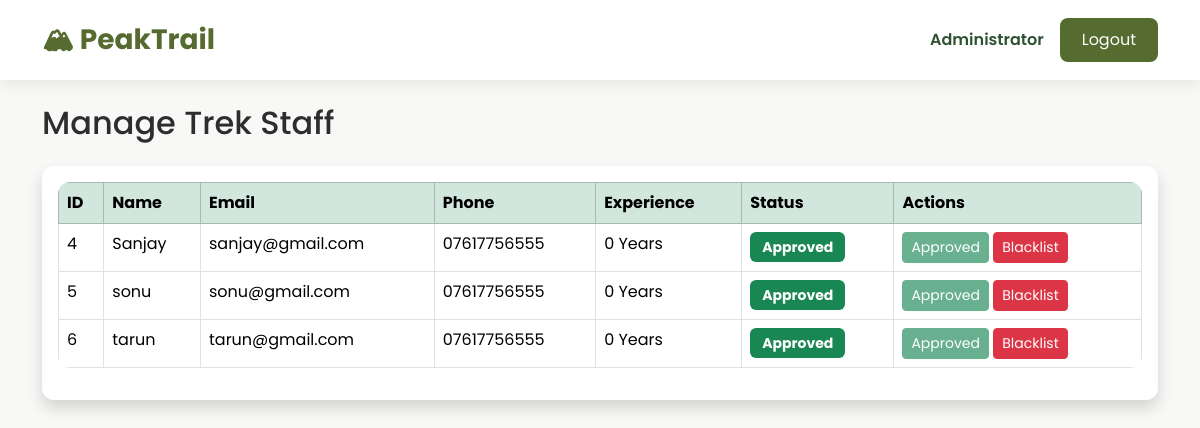
Page /admin/manage-staff (signed in) on the earlier database version.
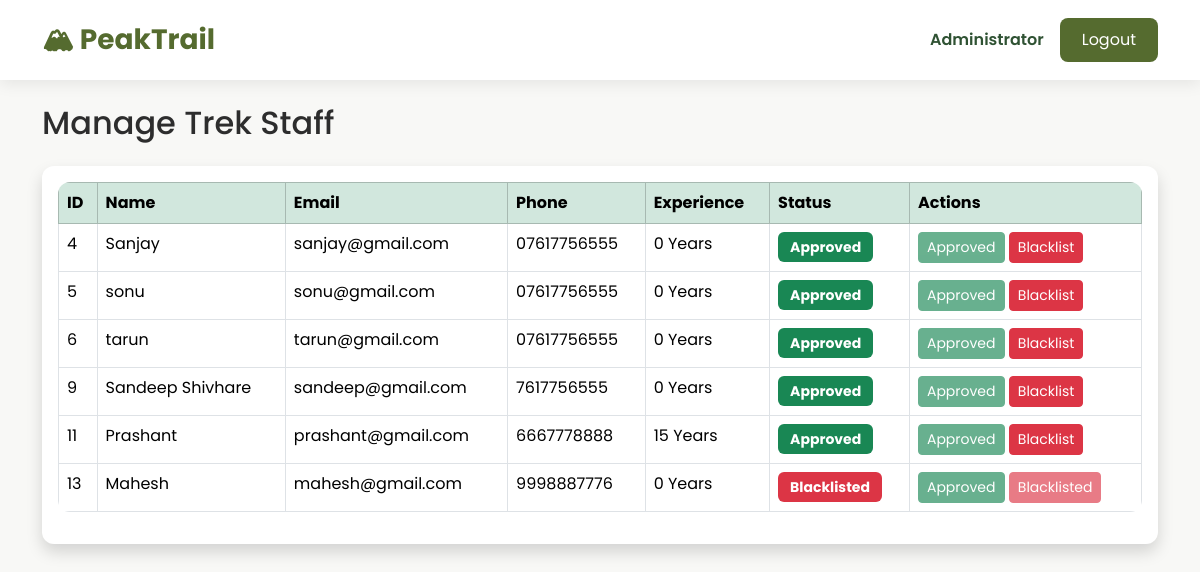
Same page on the later database version.
### models/user.py (models this page shows, shortened)
class User(UserMixin, db.Model):
    __tablename__ = "users"
    id = db.Column(db.Integer, primary_key=True)
    name = db.Column(db.String(100), nullable=False)
    email = db.Column(db.String(120), unique=True, nullable=False)
    password = db.Column(db.String(255), nullable=False)
    role = db.Column(db.String(20), nullable=False)
    is_active = db.Column(db.Boolean, default=True)
    is_blacklisted = db.Column(db.Boolean, default=False)
    created_at = db.Column(db.DateTime, default=datetime.utcnow)
    bookings = db.relationship("Booking", backref="user", lazy=True)
    staff_profile = db.relationship(
        "StaffProfile",
        backref="user",
        uselist=False
    )

### models/staff_profile.py (models this page shows, shortened)
class StaffProfile(db.Model):
    __tablename__ = "staff_profiles"
    id = db.Column(db.Integer, primary_key=True)
    user_id = db.Column(
        db.Integer,
        db.ForeignKey("users.id"),
        nullable=False,
        unique=True
    )
    phone = db.Column(db.String(15), nullable=False)
    experience = db.Column(db.Integer, default=0)
    approval_status = db.Column(
        db.String(20),
        default="Pending"
    )
    assigned_treks = db.relationship(
        "Trek",
        backref="staff",
        lazy=True
    )

### routes/admin.py (the view)
@admin.route("/admin/manage-staff")
@login_required
def manage_staff():
    if not _admin_required():
        return redirect(url_for("home"))
    staff_members = StaffProfile.query.all()
    return render_template("admin/manage_staff.html", staff_members=staff_members)

### app.py (called while the page is built)
@login_manager.user_loader
def load_user(user_id):
    return User.query.get(int(user_id))

### routes/admin.py (called while the page is built)
def _admin_required():
    if current_user.role != "admin":
        flash("Access Denied!", "danger")
        return False
    return True

### templates/admin/manage_staff.html (shortened to what this page needs)
{% extends "base.html" %}
{% block content %}
<h2 class="mb-4">
Manage Trek Staff
</h2>
<div class="card shadow">
<div class="card-body">
<table class="table table-bordered table-hover">
<thead class="table-success">
<tr>
<th>ID</th>
<th>Name</th>
<th>Email</th>
<th>Phone</th>
<th>Experience</th>
<th>Status</th>
<th>Actions</th>
</tr>
</thead>
<tbody>
{% for staff in staff_members %}
<tr>
<td>{{ staff.user.id }}</td>
<td>{{ staff.user.name }}</td>
<td>{{ staff.user.email }}</td>
<td>{{ staff.phone }}</td>
<td>{{ staff.experience }} Years</td>
<td>
{% if staff.approval_status=="Approved" %}
<span class="badge bg-success">
Approved
</span>
{% elif staff.approval_status=="Pending" %}
<span class="badge bg-warning text-dark">
Pending
</span>
{% else %}
<span class="badge bg-danger">
Blacklisted
</span>
{% endif %}
</td>
<td>
{% if staff.approval_status == "Pending" %}
<a
href="{{ url_for('admin.approve_staff', staff_id=staff.id) }}"
class="btn btn-success btn-sm">
Approve
</a>
{% else %}
<button
class="btn btn-success btn-sm"
disabled>
Approved
</button>
{% endif %}
{% if staff.approval_status != "Blacklisted" %}
<a
href="{{ url_for('admin.blacklist_staff', staff_id=staff.id) }}"
class="btn btn-danger btn-sm">
Blacklist
</a>
{% else %}
<button
class="btn btn-danger btn-sm"
disabled>
Blacklisted
</button>
{% endif %}
</td>
</tr>
{% else %}
<tr>
<td colspan="7" class="text-center">
No Staff Registered
</td>
</tr>
{% endfor %}
</tbody>
</table>
</div>
</div>
{% endblock %}

### templates/base.html (shortened to what this page needs)
<!DOCTYPE html>
<html lang="en">
<head>
    <link href="https://cdn.jsdelivr.net/npm/bootstrap@5.3.3/dist/css/bootstrap.min.css" rel="stylesheet">
    <link rel="stylesheet" href="{{ url_for('static', filename='css/style.css') }}">
</head>
<body>
    <nav class="navbar navbar-expand-lg custom-navbar">
<div class="container">
{% if current_user.is_authenticated %}
    {% if current_user.role=="admin" %}
        <a class="navbar-brand fw-bold"
        href="{{ url_for('admin.dashboard') }}">
        🏔 PeakTrail
        </a>
    {% elif current_user.role=="staff" %}
        <a class="navbar-brand fw-bold"
        href="{{ url_for('staff.dashboard') }}">
        🏔 PeakTrail
        </a>
    {% elif current_user.role=="trekker" %}
        <a class="navbar-brand fw-bold"
        href="{{ url_for('trekker.dashboard') }}">
        🏔 PeakTrail
        </a>
    {% endif %}
{% else %}
<a class="navbar-brand fw-bold"
href="{{ url_for('auth.login') }}">
🏔 PeakTrail
</a>
{% endif %}
<div class="ms-auto d-flex align-items-center">
{% if current_user.is_authenticated %}
<span class="welcome-text">
{{ current_user.name }}
</span>
<a href="{{ url_for('auth.logout') }}"
class="btn btn-custom ms-3">
Logout
</a>
{% endif %}
</div>
</div>
</nav>
    <div class="container mt-4">
        {% block content %}
        {% endblock %}
    </div>
</body>
</html>

### static/css/style.css (style rules this page uses)
:root { --primary:#556B2F; --secondary:#2F5233; --accent:#F5F1E8; --background:#F8F8F6; --text:#2D2D2D; }
body { font-family:'Poppins',sans-serif; background:var(--background); color:var(--text); }
.custom-navbar { background:white; box-shadow:0 4px 15px rgba(0,0,0,.08); padding:14px; }
.navbar-brand { color:var(--primary)!important; font-size:28px; }
.welcome-text { font-weight:600; color:var(--secondary); }
.card { border:none; border-radius:12px; overflow:hidden; transition:.3s; box-shadow:0 5px 18px rgba(0,0,0,.08); }
.btn-custom { background:var(--primary); color:white; border:none; border-radius:8px; padding:10px 22px; transition:.3s; }
.table { background:white; border-radius:12px; overflow:hidden; }
.badge { padding:8px 12px; font-size:14px; }

Differences in the rows shown:
added StaffProfile: user.id "9", user.name "Sandeep Shivhare", user.email "sandeep@gmail.com", phone "7617756555", experience "0", approval_status "Approved"
added StaffProfile: user.id "11", user.name "Prashant", user.email "prashant@gmail.com", phone "6667778888", experience "15", approval_status "Approved"
added StaffProfile: user.id "13", user.name "Mahesh", user.email "mahesh@gmail.com", phone "9998887776", experience "0", approval_status "Blacklisted"
